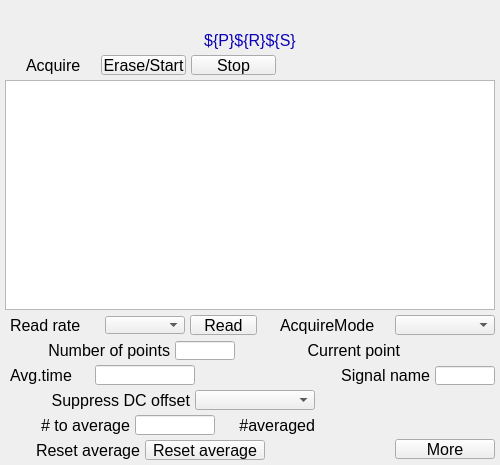
<?xml version="1.0" ?>
<ui version="4.0">
  <class>Dialog</class>
  <widget class="PyDMFrame" name="screen">
    <property name="geometry">
      <rect>
        <x>81</x>
        <y>135</y>
        <width>500</width>
        <height>465</height>
      </rect>
    </property>
    <property name="minimumSize">
      <size>
        <width>500</width>
        <height>465</height>
      </size>
    </property>
    <property name="styleSheet">
      <string notr="true">PyDMFrame#screen {
  color: rgb(0, 0, 0);
  background-color: rgb(187, 187, 187);
  }</string>
    </property>
    <property name="windowTitle">
      <string>NDFFTFreqSpectrumPlot</string>
    </property>
    <layout class="QGridLayout" name="gridLayout" columnstretch="5,5,16,64,5,1,4,1,4,25,5,5,5,25,5,10,1,4,1,4,5,15,10,10,22,8,5,6,4,2,18,15,5,62,8,5,5,5,25,5,60,5" rowstretch="5,20,5,20,5,1,18,1,5,230,5,1,18,1,5,1,18,1,5,1,18,1,5,20,5,1,18,1,4,1,19,1,5">
      <property name="leftMargin">
        <number>0</number>
      </property>
      <property name="topMargin">
        <number>0</number>
      </property>
      <property name="rightMargin">
        <number>0</number>
      </property>
      <property name="bottomMargin">
        <number>0</number>
      </property>
      <property name="horizontalSpacing">
        <number>0</number>
      </property>
      <property name="verticalSpacing">
        <number>0</number>
      </property>
      <item row="1" column="0" colspan="42">
        <widget class="PyDMLabel" name="text_update">
          <property name="geometry">
            <rect>
              <x>0</x>
              <y>5</y>
              <width>500</width>
              <height>20</height>
            </rect>
          </property>
          <property name="sizePolicy">
            <sizepolicy hsizetype="Ignored" vsizetype="Ignored">
              <horstretch>0</horstretch>
              <verstretch>0</verstretch>
            </sizepolicy>
          </property>
          <property name="toolTip">
            <string>PV: ${P}${R}Name</string>
          </property>
          <property name="channel" stdset="0">
            <string>ca://${P}${R}Name</string>
          </property>
          <property name="font">
            <font>
              <pointsize>12</pointsize>
            </font>
          </property>
          <property name="alignment">
            <set>Qt::AlignCenter</set>
          </property>
          <property name="textInteractionFlags">
            <set>Qt::TextSelectableByKeyboard|Qt::TextSelectableByMouse</set>
          </property>
          <property name="styleSheet">
            <string notr="true">PyDMLabel#text_update {
  color: rgb(10, 0, 184);
  background-color: rgb(187, 187, 187);
  }</string>
          </property>
        </widget>
      </item>
      <item row="3" column="0" colspan="42">
        <widget class="QLabel" name="text">
          <property name="geometry">
            <rect>
              <x>0</x>
              <y>30</y>
              <width>500</width>
              <height>20</height>
            </rect>
          </property>
          <property name="sizePolicy">
            <sizepolicy hsizetype="Ignored" vsizetype="Ignored">
              <horstretch>0</horstretch>
              <verstretch>0</verstretch>
            </sizepolicy>
          </property>
          <property name="text">
            <string>${P}${R}${S}</string>
          </property>
          <property name="font">
            <font>
              <pointsize>12</pointsize>
            </font>
          </property>
          <property name="brush" stdset="0">
            <brush brushstyle="SolidPattern">
              <color alpha="255">
                <red>10</red>
                <green>0</green>
                <blue>184</blue>
              </color>
            </brush>
          </property>
          <property name="toolTip">
            <string>text</string>
          </property>
          <property name="alignment">
            <set>Qt::AlignCenter</set>
          </property>
          <property name="styleSheet">
            <string notr="true">QLabel#text {
  color: rgb(10, 0, 184);
  }</string>
          </property>
        </widget>
      </item>
      <item row="9" column="1" colspan="40">
        <widget class="PyDMWaveformPlot" name="cartesian_plot">
          <property name="geometry">
            <rect>
              <x>5</x>
              <y>80</y>
              <width>490</width>
              <height>230</height>
            </rect>
          </property>
          <property name="sizePolicy">
            <sizepolicy hsizetype="Ignored" vsizetype="Ignored">
              <horstretch>0</horstretch>
              <verstretch>0</verstretch>
            </sizepolicy>
          </property>
          <property name="toolTip">
            <string>cartesian_plot</string>
          </property>
          <property name="title" stdset="0">
            <string>$(P)$(R)$(S)</string>
          </property>
          <property name="xLabels">
            <stringlist>
              <string>Frequency {Hz}</string>
            </stringlist>
          </property>
          <property name="yLabels">
            <stringlist>
              <string>${P}${R}${S}</string>
            </stringlist>
          </property>
          <property name="curves" stdset="0">
            <stringlist>
              <string>{&quot;name&quot;: &quot;curve 1&quot;, &quot;x_channel&quot;: &quot;ca://${P}${R}FFTFreqAxis&quot;, &quot;y_channel&quot;: &quot;ca://${P}${R}${S}&quot;, &quot;color&quot;: &quot;#4b6ec7&quot;, &quot;lineStyle&quot;: 1, &quot;lineWidth&quot;: 1, &quot;symbolSize&quot;: 10, &quot;redraw_mode&quot;: 2, &quot;block_size&quot;: 1200}</string>
            </stringlist>
          </property>
          <property name="autoRangeX" stdset="0">
            <bool>true</bool>
          </property>
          <property name="autoRangeY" stdset="0">
            <bool>true</bool>
          </property>
          <property name="axisColor" stdset="0">
            <color>
              <red>0</red>
              <green>0</green>
              <blue>0</blue>
            </color>
          </property>
          <property name="backgroundColor" stdset="0">
            <color>
              <red>218</red>
              <green>218</green>
              <blue>218</blue>
            </color>
          </property>
        </widget>
      </item>
      <item row="5" column="3" rowspan="3" colspan="3">
        <widget class="QLabel" name="text_1">
          <property name="geometry">
            <rect>
              <x>26</x>
              <y>55</y>
              <width>70</width>
              <height>20</height>
            </rect>
          </property>
          <property name="sizePolicy">
            <sizepolicy hsizetype="Ignored" vsizetype="Ignored">
              <horstretch>0</horstretch>
              <verstretch>0</verstretch>
            </sizepolicy>
          </property>
          <property name="text">
            <string>Acquire</string>
          </property>
          <property name="font">
            <font>
              <pointsize>12</pointsize>
            </font>
          </property>
          <property name="brush" stdset="0">
            <brush brushstyle="SolidPattern">
              <color alpha="255">
                <red>0</red>
                <green>0</green>
                <blue>0</blue>
              </color>
            </brush>
          </property>
          <property name="toolTip">
            <string>text_1</string>
          </property>
          <property name="alignment">
            <set>Qt::AlignLeading|Qt::AlignLeft|Qt::AlignVCenter</set>
          </property>
          <property name="styleSheet">
            <string notr="true">QLabel#text_1 {
  color: rgb(0, 0, 0);
  }</string>
          </property>
        </widget>
      </item>
      <item row="5" column="8" rowspan="3" colspan="9">
        <widget class="PyDMPushButton" name="message_button">
          <property name="geometry">
            <rect>
              <x>101</x>
              <y>55</y>
              <width>85</width>
              <height>20</height>
            </rect>
          </property>
          <property name="sizePolicy">
            <sizepolicy hsizetype="Ignored" vsizetype="Ignored">
              <horstretch>0</horstretch>
              <verstretch>0</verstretch>
            </sizepolicy>
          </property>
          <property name="text">
            <string>Erase/Start</string>
          </property>
          <property name="font">
            <font>
              <pointsize>12</pointsize>
            </font>
          </property>
          <property name="toolTip">
            <string>${P}${RTS}TSAcquire</string>
          </property>
          <property name="channel" stdset="0">
            <string>ca://${P}${RTS}TSAcquire</string>
          </property>
          <property name="pressValue" stdset="0">
            <string>1</string>
          </property>
          <property name="styleSheet">
            <string notr="true">PyDMPushButton#message_button {
  color: rgb(0, 0, 0);
  background-color: rgb(115, 223, 255);
  }</string>
          </property>
        </widget>
      </item>
      <item row="5" column="19" rowspan="3" colspan="9">
        <widget class="PyDMPushButton" name="message_button_1">
          <property name="geometry">
            <rect>
              <x>191</x>
              <y>55</y>
              <width>85</width>
              <height>20</height>
            </rect>
          </property>
          <property name="sizePolicy">
            <sizepolicy hsizetype="Ignored" vsizetype="Ignored">
              <horstretch>0</horstretch>
              <verstretch>0</verstretch>
            </sizepolicy>
          </property>
          <property name="text">
            <string>Stop</string>
          </property>
          <property name="font">
            <font>
              <pointsize>12</pointsize>
            </font>
          </property>
          <property name="toolTip">
            <string>${P}${RTS}TSAcquire</string>
          </property>
          <property name="channel" stdset="0">
            <string>ca://${P}${RTS}TSAcquire</string>
          </property>
          <property name="pressValue" stdset="0">
            <string>0</string>
          </property>
          <property name="styleSheet">
            <string notr="true">PyDMPushButton#message_button_1 {
  color: rgb(0, 0, 0);
  background-color: rgb(115, 223, 255);
  }</string>
          </property>
        </widget>
      </item>
      <item row="19" column="33" rowspan="3" colspan="6">
        <widget class="QLabel" name="text_2">
          <property name="geometry">
            <rect>
              <x>320</x>
              <y>365</y>
              <width>110</width>
              <height>20</height>
            </rect>
          </property>
          <property name="sizePolicy">
            <sizepolicy hsizetype="Ignored" vsizetype="Ignored">
              <horstretch>0</horstretch>
              <verstretch>0</verstretch>
            </sizepolicy>
          </property>
          <property name="text">
            <string>Signal name</string>
          </property>
          <property name="font">
            <font>
              <pointsize>12</pointsize>
            </font>
          </property>
          <property name="brush" stdset="0">
            <brush brushstyle="SolidPattern">
              <color alpha="255">
                <red>0</red>
                <green>0</green>
                <blue>0</blue>
              </color>
            </brush>
          </property>
          <property name="toolTip">
            <string>text_2</string>
          </property>
          <property name="alignment">
            <set>Qt::AlignRight|Qt::AlignTrailing|Qt::AlignVCenter</set>
          </property>
          <property name="styleSheet">
            <string notr="true">QLabel#text_2 {
  color: rgb(0, 0, 0);
  }</string>
          </property>
        </widget>
      </item>
      <item row="20" column="40" rowspan="2">
        <widget class="PyDMLineEdit" name="text_entry">
          <property name="geometry">
            <rect>
              <x>435</x>
              <y>366</y>
              <width>60</width>
              <height>19</height>
            </rect>
          </property>
          <property name="sizePolicy">
            <sizepolicy hsizetype="Ignored" vsizetype="Ignored">
              <horstretch>0</horstretch>
              <verstretch>0</verstretch>
            </sizepolicy>
          </property>
          <property name="channel" stdset="0">
            <string>ca://${P}${R}Name</string>
          </property>
          <property name="toolTip">
            <string>${P}${R}Name</string>
          </property>
          <property name="font">
            <font>
              <pointsize>11</pointsize>
            </font>
          </property>
          <property name="styleSheet">
            <string notr="true">PyDMLineEdit#text_entry {
  color: rgb(0, 0, 0);
  background-color: rgb(115, 223, 255);
  border: 1px solid black;
  margin: 0px;
  padding: 0px;
  spacing: 0px;
  }</string>
          </property>
        </widget>
      </item>
      <item row="19" column="2" rowspan="3" colspan="2">
        <widget class="QLabel" name="text_3">
          <property name="geometry">
            <rect>
              <x>10</x>
              <y>365</y>
              <width>80</width>
              <height>20</height>
            </rect>
          </property>
          <property name="sizePolicy">
            <sizepolicy hsizetype="Ignored" vsizetype="Ignored">
              <horstretch>0</horstretch>
              <verstretch>0</verstretch>
            </sizepolicy>
          </property>
          <property name="text">
            <string>Avg.time</string>
          </property>
          <property name="font">
            <font>
              <pointsize>12</pointsize>
            </font>
          </property>
          <property name="brush" stdset="0">
            <brush brushstyle="SolidPattern">
              <color alpha="255">
                <red>0</red>
                <green>0</green>
                <blue>0</blue>
              </color>
            </brush>
          </property>
          <property name="toolTip">
            <string>text_3</string>
          </property>
          <property name="alignment">
            <set>Qt::AlignLeading|Qt::AlignLeft|Qt::AlignVCenter</set>
          </property>
          <property name="styleSheet">
            <string notr="true">QLabel#text_3 {
  color: rgb(0, 0, 0);
  }</string>
          </property>
        </widget>
      </item>
      <item row="19" column="5" rowspan="3" colspan="15">
        <widget class="PyDMLineEdit" name="text_entry_1">
          <property name="geometry">
            <rect>
              <x>95</x>
              <y>365</y>
              <width>100</width>
              <height>20</height>
            </rect>
          </property>
          <property name="sizePolicy">
            <sizepolicy hsizetype="Ignored" vsizetype="Ignored">
              <horstretch>0</horstretch>
              <verstretch>0</verstretch>
            </sizepolicy>
          </property>
          <property name="channel" stdset="0">
            <string>ca://${P}${RTS}TSAveragingTime</string>
          </property>
          <property name="toolTip">
            <string>${P}${RTS}TSAveragingTime</string>
          </property>
          <property name="font">
            <font>
              <pointsize>12</pointsize>
            </font>
          </property>
          <property name="styleSheet">
            <string notr="true">PyDMLineEdit#text_entry_1 {
  color: rgb(0, 0, 0);
  background-color: rgb(115, 223, 255);
  border: 1px solid black;
  margin: 0px;
  padding: 0px;
  spacing: 0px;
  }</string>
          </property>
        </widget>
      </item>
      <item row="20" column="21" colspan="10">
        <widget class="PyDMLabel" name="text_update_1">
          <property name="geometry">
            <rect>
              <x>200</x>
              <y>366</y>
              <width>100</width>
              <height>18</height>
            </rect>
          </property>
          <property name="sizePolicy">
            <sizepolicy hsizetype="Ignored" vsizetype="Ignored">
              <horstretch>0</horstretch>
              <verstretch>0</verstretch>
            </sizepolicy>
          </property>
          <property name="toolTip">
            <string>PV: ${P}${RTS}TSAveragingTime_RBV</string>
          </property>
          <property name="channel" stdset="0">
            <string>ca://${P}${RTS}TSAveragingTime_RBV</string>
          </property>
          <property name="font">
            <font>
              <pointsize>10</pointsize>
            </font>
          </property>
          <property name="alignment">
            <set>Qt::AlignLeading|Qt::AlignLeft|Qt::AlignVCenter</set>
          </property>
          <property name="textInteractionFlags">
            <set>Qt::TextSelectableByKeyboard|Qt::TextSelectableByMouse</set>
          </property>
          <property name="styleSheet">
            <string notr="true">PyDMLabel#text_update_1 {
  color: rgb(10, 0, 184);
  background-color: rgb(187, 187, 187);
  }</string>
          </property>
        </widget>
      </item>
      <item row="11" column="36" rowspan="3" colspan="5">
        <widget class="PyDMEnumComboBox" name="menu">
          <property name="geometry">
            <rect>
              <x>395</x>
              <y>315</y>
              <width>100</width>
              <height>20</height>
            </rect>
          </property>
          <property name="sizePolicy">
            <sizepolicy hsizetype="Ignored" vsizetype="Ignored">
              <horstretch>0</horstretch>
              <verstretch>0</verstretch>
            </sizepolicy>
          </property>
          <property name="toolTip">
            <string>${P}${RTS}TSAcquireMode</string>
          </property>
          <property name="channel" stdset="0">
            <string>ca://${P}${RTS}TSAcquireMode</string>
          </property>
          <property name="font">
            <font>
              <pointsize>12</pointsize>
            </font>
          </property>
          <property name="styleSheet">
            <string notr="true">PyDMEnumComboBox#menu {
  color: rgb(0, 0, 0);
  background-color: rgb(115, 223, 255);
  }</string>
          </property>
        </widget>
      </item>
      <item row="11" column="29" rowspan="3" colspan="6">
        <widget class="QLabel" name="text_4">
          <property name="geometry">
            <rect>
              <x>280</x>
              <y>315</y>
              <width>110</width>
              <height>20</height>
            </rect>
          </property>
          <property name="sizePolicy">
            <sizepolicy hsizetype="Ignored" vsizetype="Ignored">
              <horstretch>0</horstretch>
              <verstretch>0</verstretch>
            </sizepolicy>
          </property>
          <property name="text">
            <string>AcquireMode</string>
          </property>
          <property name="font">
            <font>
              <pointsize>12</pointsize>
            </font>
          </property>
          <property name="brush" stdset="0">
            <brush brushstyle="SolidPattern">
              <color alpha="255">
                <red>0</red>
                <green>0</green>
                <blue>0</blue>
              </color>
            </brush>
          </property>
          <property name="toolTip">
            <string>text_4</string>
          </property>
          <property name="alignment">
            <set>Qt::AlignLeading|Qt::AlignLeft|Qt::AlignVCenter</set>
          </property>
          <property name="styleSheet">
            <string notr="true">QLabel#text_4 {
  color: rgb(0, 0, 0);
  }</string>
          </property>
        </widget>
      </item>
      <item row="11" column="18" rowspan="3" colspan="7">
        <widget class="PyDMPushButton" name="message_button_2">
          <property name="geometry">
            <rect>
              <x>190</x>
              <y>315</y>
              <width>67</width>
              <height>20</height>
            </rect>
          </property>
          <property name="sizePolicy">
            <sizepolicy hsizetype="Ignored" vsizetype="Ignored">
              <horstretch>0</horstretch>
              <verstretch>0</verstretch>
            </sizepolicy>
          </property>
          <property name="text">
            <string>Read</string>
          </property>
          <property name="font">
            <font>
              <pointsize>12</pointsize>
            </font>
          </property>
          <property name="toolTip">
            <string>${P}${RTS}TSRead</string>
          </property>
          <property name="channel" stdset="0">
            <string>ca://${P}${RTS}TSRead</string>
          </property>
          <property name="pressValue" stdset="0">
            <string>1</string>
          </property>
          <property name="styleSheet">
            <string notr="true">PyDMPushButton#message_button_2 {
  color: rgb(0, 0, 0);
  background-color: rgb(115, 223, 255);
  }</string>
          </property>
        </widget>
      </item>
      <item row="12" column="9" colspan="7">
        <widget class="PyDMEnumComboBox" name="menu_1">
          <property name="geometry">
            <rect>
              <x>105</x>
              <y>316</y>
              <width>80</width>
              <height>18</height>
            </rect>
          </property>
          <property name="sizePolicy">
            <sizepolicy hsizetype="Ignored" vsizetype="Ignored">
              <horstretch>0</horstretch>
              <verstretch>0</verstretch>
            </sizepolicy>
          </property>
          <property name="toolTip">
            <string>${P}${RTS}TSRead.SCAN</string>
          </property>
          <property name="channel" stdset="0">
            <string>ca://${P}${RTS}TSRead.SCAN</string>
          </property>
          <property name="font">
            <font>
              <pointsize>10</pointsize>
            </font>
          </property>
          <property name="styleSheet">
            <string notr="true">PyDMEnumComboBox#menu_1 {
  color: rgb(0, 0, 0);
  background-color: rgb(115, 223, 255);
  }</string>
          </property>
        </widget>
      </item>
      <item row="11" column="2" rowspan="3" colspan="5">
        <widget class="QLabel" name="text_5">
          <property name="geometry">
            <rect>
              <x>10</x>
              <y>315</y>
              <width>90</width>
              <height>20</height>
            </rect>
          </property>
          <property name="sizePolicy">
            <sizepolicy hsizetype="Ignored" vsizetype="Ignored">
              <horstretch>0</horstretch>
              <verstretch>0</verstretch>
            </sizepolicy>
          </property>
          <property name="text">
            <string>Read rate</string>
          </property>
          <property name="font">
            <font>
              <pointsize>12</pointsize>
            </font>
          </property>
          <property name="brush" stdset="0">
            <brush brushstyle="SolidPattern">
              <color alpha="255">
                <red>0</red>
                <green>0</green>
                <blue>0</blue>
              </color>
            </brush>
          </property>
          <property name="toolTip">
            <string>text_5</string>
          </property>
          <property name="alignment">
            <set>Qt::AlignLeading|Qt::AlignLeft|Qt::AlignVCenter</set>
          </property>
          <property name="styleSheet">
            <string notr="true">QLabel#text_5 {
  color: rgb(0, 0, 0);
  }</string>
          </property>
        </widget>
      </item>
      <item row="15" column="2" rowspan="3" colspan="12">
        <widget class="QLabel" name="text_6">
          <property name="geometry">
            <rect>
              <x>10</x>
              <y>340</y>
              <width>160</width>
              <height>20</height>
            </rect>
          </property>
          <property name="sizePolicy">
            <sizepolicy hsizetype="Ignored" vsizetype="Ignored">
              <horstretch>0</horstretch>
              <verstretch>0</verstretch>
            </sizepolicy>
          </property>
          <property name="text">
            <string>Number of points</string>
          </property>
          <property name="font">
            <font>
              <pointsize>12</pointsize>
            </font>
          </property>
          <property name="brush" stdset="0">
            <brush brushstyle="SolidPattern">
              <color alpha="255">
                <red>0</red>
                <green>0</green>
                <blue>0</blue>
              </color>
            </brush>
          </property>
          <property name="toolTip">
            <string>text_6</string>
          </property>
          <property name="alignment">
            <set>Qt::AlignRight|Qt::AlignTrailing|Qt::AlignVCenter</set>
          </property>
          <property name="styleSheet">
            <string notr="true">QLabel#text_6 {
  color: rgb(0, 0, 0);
  }</string>
          </property>
        </widget>
      </item>
      <item row="16" column="15" rowspan="2" colspan="9">
        <widget class="PyDMLineEdit" name="text_entry_2">
          <property name="geometry">
            <rect>
              <x>175</x>
              <y>341</y>
              <width>60</width>
              <height>19</height>
            </rect>
          </property>
          <property name="sizePolicy">
            <sizepolicy hsizetype="Ignored" vsizetype="Ignored">
              <horstretch>0</horstretch>
              <verstretch>0</verstretch>
            </sizepolicy>
          </property>
          <property name="channel" stdset="0">
            <string>ca://${P}${RTS}TSNumPoints</string>
          </property>
          <property name="toolTip">
            <string>${P}${RTS}TSNumPoints</string>
          </property>
          <property name="font">
            <font>
              <pointsize>11</pointsize>
            </font>
          </property>
          <property name="styleSheet">
            <string notr="true">PyDMLineEdit#text_entry_2 {
  color: rgb(0, 0, 0);
  background-color: rgb(115, 223, 255);
  border: 1px solid black;
  margin: 0px;
  padding: 0px;
  spacing: 0px;
  }</string>
          </property>
        </widget>
      </item>
      <item row="15" column="27" rowspan="3" colspan="10">
        <widget class="QLabel" name="text_7">
          <property name="geometry">
            <rect>
              <x>270</x>
              <y>340</y>
              <width>130</width>
              <height>20</height>
            </rect>
          </property>
          <property name="sizePolicy">
            <sizepolicy hsizetype="Ignored" vsizetype="Ignored">
              <horstretch>0</horstretch>
              <verstretch>0</verstretch>
            </sizepolicy>
          </property>
          <property name="text">
            <string>Current point</string>
          </property>
          <property name="font">
            <font>
              <pointsize>12</pointsize>
            </font>
          </property>
          <property name="brush" stdset="0">
            <brush brushstyle="SolidPattern">
              <color alpha="255">
                <red>0</red>
                <green>0</green>
                <blue>0</blue>
              </color>
            </brush>
          </property>
          <property name="toolTip">
            <string>text_7</string>
          </property>
          <property name="alignment">
            <set>Qt::AlignRight|Qt::AlignTrailing|Qt::AlignVCenter</set>
          </property>
          <property name="styleSheet">
            <string notr="true">QLabel#text_7 {
  color: rgb(0, 0, 0);
  }</string>
          </property>
        </widget>
      </item>
      <item row="16" column="38" colspan="3">
        <widget class="PyDMLabel" name="text_update_2">
          <property name="geometry">
            <rect>
              <x>405</x>
              <y>341</y>
              <width>90</width>
              <height>18</height>
            </rect>
          </property>
          <property name="sizePolicy">
            <sizepolicy hsizetype="Ignored" vsizetype="Ignored">
              <horstretch>0</horstretch>
              <verstretch>0</verstretch>
            </sizepolicy>
          </property>
          <property name="toolTip">
            <string>PV: ${P}${RTS}TSCurrentPoint</string>
          </property>
          <property name="channel" stdset="0">
            <string>ca://${P}${RTS}TSCurrentPoint</string>
          </property>
          <property name="font">
            <font>
              <pointsize>10</pointsize>
            </font>
          </property>
          <property name="alignment">
            <set>Qt::AlignLeading|Qt::AlignLeft|Qt::AlignVCenter</set>
          </property>
          <property name="textInteractionFlags">
            <set>Qt::TextSelectableByKeyboard|Qt::TextSelectableByMouse</set>
          </property>
          <property name="styleSheet">
            <string notr="true">PyDMLabel#text_update_2 {
  color: rgb(10, 0, 184);
  background-color: rgb(187, 187, 187);
  }</string>
          </property>
        </widget>
      </item>
      <item row="6" column="30" colspan="4">
        <widget class="PyDMLabel" name="text_update_3">
          <property name="geometry">
            <rect>
              <x>282</x>
              <y>56</y>
              <width>100</width>
              <height>18</height>
            </rect>
          </property>
          <property name="sizePolicy">
            <sizepolicy hsizetype="Ignored" vsizetype="Ignored">
              <horstretch>0</horstretch>
              <verstretch>0</verstretch>
            </sizepolicy>
          </property>
          <property name="toolTip">
            <string>PV: ${P}${RTS}TSAcquiring</string>
          </property>
          <property name="channel" stdset="0">
            <string>ca://${P}${RTS}TSAcquiring</string>
          </property>
          <property name="displayFormat" stdset="0">
            <enum>PyDMLabel::String</enum>
          </property>
          <property name="font">
            <font>
              <pointsize>10</pointsize>
            </font>
          </property>
          <property name="alignment">
            <set>Qt::AlignLeading|Qt::AlignLeft|Qt::AlignVCenter</set>
          </property>
          <property name="textInteractionFlags">
            <set>Qt::TextSelectableByKeyboard|Qt::TextSelectableByMouse</set>
          </property>
          <property name="styleSheet">
            <string notr="true">PyDMLabel#text_update_3 {
  color: rgb(10, 0, 184);
  background-color: rgb(70, 70, 70);
  }</string>
          </property>
        </widget>
      </item>
      <item row="23" column="2" colspan="16">
        <widget class="QLabel" name="text_8">
          <property name="geometry">
            <rect>
              <x>10</x>
              <y>390</y>
              <width>180</width>
              <height>20</height>
            </rect>
          </property>
          <property name="sizePolicy">
            <sizepolicy hsizetype="Ignored" vsizetype="Ignored">
              <horstretch>0</horstretch>
              <verstretch>0</verstretch>
            </sizepolicy>
          </property>
          <property name="text">
            <string>Suppress DC offset</string>
          </property>
          <property name="font">
            <font>
              <pointsize>12</pointsize>
            </font>
          </property>
          <property name="brush" stdset="0">
            <brush brushstyle="SolidPattern">
              <color alpha="255">
                <red>0</red>
                <green>0</green>
                <blue>0</blue>
              </color>
            </brush>
          </property>
          <property name="toolTip">
            <string>text_8</string>
          </property>
          <property name="alignment">
            <set>Qt::AlignRight|Qt::AlignTrailing|Qt::AlignVCenter</set>
          </property>
          <property name="styleSheet">
            <string notr="true">QLabel#text_8 {
  color: rgb(0, 0, 0);
  }</string>
          </property>
        </widget>
      </item>
      <item row="23" column="20" colspan="12">
        <widget class="PyDMEnumComboBox" name="menu_2">
          <property name="geometry">
            <rect>
              <x>195</x>
              <y>390</y>
              <width>120</width>
              <height>20</height>
            </rect>
          </property>
          <property name="sizePolicy">
            <sizepolicy hsizetype="Ignored" vsizetype="Ignored">
              <horstretch>0</horstretch>
              <verstretch>0</verstretch>
            </sizepolicy>
          </property>
          <property name="toolTip">
            <string>${P}${R}FFTSuppressDC</string>
          </property>
          <property name="channel" stdset="0">
            <string>ca://${P}${R}FFTSuppressDC</string>
          </property>
          <property name="font">
            <font>
              <pointsize>12</pointsize>
            </font>
          </property>
          <property name="styleSheet">
            <string notr="true">PyDMEnumComboBox#menu_2 {
  color: rgb(0, 0, 0);
  background-color: rgb(115, 223, 255);
  }</string>
          </property>
        </widget>
      </item>
      <item row="29" column="36" rowspan="2" colspan="5">
        <widget class="PyDMRelatedDisplayButton" name="related_display">
          <property name="geometry">
            <rect>
              <x>395</x>
              <y>439</y>
              <width>100</width>
              <height>20</height>
            </rect>
          </property>
          <property name="sizePolicy">
            <sizepolicy hsizetype="Ignored" vsizetype="Ignored">
              <horstretch>0</horstretch>
              <verstretch>0</verstretch>
            </sizepolicy>
          </property>
          <property name="toolTip">
            <string>More</string>
          </property>
          <property name="text">
            <string>More</string>
          </property>
          <property name="showIcon" stdset="0">
            <bool>true</bool>
          </property>
          <property name="font">
            <font>
              <pointsize>12</pointsize>
            </font>
          </property>
          <property name="styleSheet">
            <string notr="true">PyDMRelatedDisplayButton#related_display {
  color: rgb(0, 0, 0);
  background-color: rgb(115, 223, 255);
  }</string>
          </property>
          <property name="titles" stdset="0">
            <stringlist>
              <string>Time series plugin</string>
              <string>FFT plugin</string>
            </stringlist>
          </property>
          <property name="filenames" stdset="0">
            <stringlist>
              <string>NDPluginTimeSeries.ui</string>
              <string>NDFFT.ui</string>
            </stringlist>
          </property>
          <property name="macros" stdset="0">
            <stringlist>
              <string>P=${P},R=${RTS}</string>
              <string>P=${P},R=${R}</string>
            </stringlist>
          </property>
          <property name="openInNewWindow" stdset="0">
            <bool>true</bool>
          </property>
        </widget>
      </item>
      <item row="25" column="2" rowspan="3" colspan="8">
        <widget class="QLabel" name="text_9">
          <property name="geometry">
            <rect>
              <x>10</x>
              <y>415</y>
              <width>120</width>
              <height>20</height>
            </rect>
          </property>
          <property name="sizePolicy">
            <sizepolicy hsizetype="Ignored" vsizetype="Ignored">
              <horstretch>0</horstretch>
              <verstretch>0</verstretch>
            </sizepolicy>
          </property>
          <property name="text">
            <string># to average</string>
          </property>
          <property name="font">
            <font>
              <pointsize>12</pointsize>
            </font>
          </property>
          <property name="brush" stdset="0">
            <brush brushstyle="SolidPattern">
              <color alpha="255">
                <red>0</red>
                <green>0</green>
                <blue>0</blue>
              </color>
            </brush>
          </property>
          <property name="toolTip">
            <string>text_9</string>
          </property>
          <property name="alignment">
            <set>Qt::AlignRight|Qt::AlignTrailing|Qt::AlignVCenter</set>
          </property>
          <property name="styleSheet">
            <string notr="true">QLabel#text_9 {
  color: rgb(0, 0, 0);
  }</string>
          </property>
        </widget>
      </item>
      <item row="25" column="11" rowspan="3" colspan="11">
        <widget class="PyDMLineEdit" name="text_entry_3">
          <property name="geometry">
            <rect>
              <x>135</x>
              <y>415</y>
              <width>80</width>
              <height>20</height>
            </rect>
          </property>
          <property name="sizePolicy">
            <sizepolicy hsizetype="Ignored" vsizetype="Ignored">
              <horstretch>0</horstretch>
              <verstretch>0</verstretch>
            </sizepolicy>
          </property>
          <property name="channel" stdset="0">
            <string>ca://${P}${R}FFTNumAverage</string>
          </property>
          <property name="toolTip">
            <string>${P}${R}FFTNumAverage</string>
          </property>
          <property name="font">
            <font>
              <pointsize>12</pointsize>
            </font>
          </property>
          <property name="styleSheet">
            <string notr="true">PyDMLineEdit#text_entry_3 {
  color: rgb(0, 0, 0);
  background-color: rgb(115, 223, 255);
  border: 1px solid black;
  margin: 0px;
  padding: 0px;
  spacing: 0px;
  }</string>
          </property>
        </widget>
      </item>
      <item row="30" column="13" rowspan="2" colspan="13">
        <widget class="PyDMPushButton" name="message_button_3">
          <property name="geometry">
            <rect>
              <x>145</x>
              <y>440</y>
              <width>120</width>
              <height>20</height>
            </rect>
          </property>
          <property name="sizePolicy">
            <sizepolicy hsizetype="Ignored" vsizetype="Ignored">
              <horstretch>0</horstretch>
              <verstretch>0</verstretch>
            </sizepolicy>
          </property>
          <property name="text">
            <string>Reset average</string>
          </property>
          <property name="font">
            <font>
              <pointsize>12</pointsize>
            </font>
          </property>
          <property name="toolTip">
            <string>${P}${R}FFTResetAverage</string>
          </property>
          <property name="channel" stdset="0">
            <string>ca://${P}${R}FFTResetAverage</string>
          </property>
          <property name="pressValue" stdset="0">
            <string>1</string>
          </property>
          <property name="styleSheet">
            <string notr="true">PyDMPushButton#message_button_3 {
  color: rgb(0, 0, 0);
  background-color: rgb(115, 223, 255);
  }</string>
          </property>
        </widget>
      </item>
      <item row="30" column="2" rowspan="2" colspan="10">
        <widget class="QLabel" name="text_10">
          <property name="geometry">
            <rect>
              <x>10</x>
              <y>440</y>
              <width>130</width>
              <height>20</height>
            </rect>
          </property>
          <property name="sizePolicy">
            <sizepolicy hsizetype="Ignored" vsizetype="Ignored">
              <horstretch>0</horstretch>
              <verstretch>0</verstretch>
            </sizepolicy>
          </property>
          <property name="text">
            <string>Reset average</string>
          </property>
          <property name="font">
            <font>
              <pointsize>12</pointsize>
            </font>
          </property>
          <property name="brush" stdset="0">
            <brush brushstyle="SolidPattern">
              <color alpha="255">
                <red>0</red>
                <green>0</green>
                <blue>0</blue>
              </color>
            </brush>
          </property>
          <property name="toolTip">
            <string>text_10</string>
          </property>
          <property name="alignment">
            <set>Qt::AlignRight|Qt::AlignTrailing|Qt::AlignVCenter</set>
          </property>
          <property name="styleSheet">
            <string notr="true">QLabel#text_10 {
  color: rgb(0, 0, 0);
  }</string>
          </property>
        </widget>
      </item>
      <item row="26" column="33" colspan="4">
        <widget class="PyDMLabel" name="text_update_4">
          <property name="geometry">
            <rect>
              <x>320</x>
              <y>416</y>
              <width>80</width>
              <height>18</height>
            </rect>
          </property>
          <property name="sizePolicy">
            <sizepolicy hsizetype="Ignored" vsizetype="Ignored">
              <horstretch>0</horstretch>
              <verstretch>0</verstretch>
            </sizepolicy>
          </property>
          <property name="toolTip">
            <string>PV: ${P}${R}FFTNumAveraged</string>
          </property>
          <property name="channel" stdset="0">
            <string>ca://${P}${R}FFTNumAveraged</string>
          </property>
          <property name="font">
            <font>
              <pointsize>10</pointsize>
            </font>
          </property>
          <property name="alignment">
            <set>Qt::AlignLeading|Qt::AlignLeft|Qt::AlignVCenter</set>
          </property>
          <property name="textInteractionFlags">
            <set>Qt::TextSelectableByKeyboard|Qt::TextSelectableByMouse</set>
          </property>
          <property name="styleSheet">
            <string notr="true">PyDMLabel#text_update_4 {
  color: rgb(10, 0, 184);
  background-color: rgb(187, 187, 187);
  }</string>
          </property>
        </widget>
      </item>
      <item row="25" column="23" rowspan="3" colspan="9">
        <widget class="QLabel" name="text_11">
          <property name="geometry">
            <rect>
              <x>225</x>
              <y>415</y>
              <width>90</width>
              <height>20</height>
            </rect>
          </property>
          <property name="sizePolicy">
            <sizepolicy hsizetype="Ignored" vsizetype="Ignored">
              <horstretch>0</horstretch>
              <verstretch>0</verstretch>
            </sizepolicy>
          </property>
          <property name="text">
            <string>#averaged</string>
          </property>
          <property name="font">
            <font>
              <pointsize>12</pointsize>
            </font>
          </property>
          <property name="brush" stdset="0">
            <brush brushstyle="SolidPattern">
              <color alpha="255">
                <red>0</red>
                <green>0</green>
                <blue>0</blue>
              </color>
            </brush>
          </property>
          <property name="toolTip">
            <string>text_11</string>
          </property>
          <property name="alignment">
            <set>Qt::AlignRight|Qt::AlignTrailing|Qt::AlignVCenter</set>
          </property>
          <property name="styleSheet">
            <string notr="true">QLabel#text_11 {
  color: rgb(0, 0, 0);
  }</string>
          </property>
        </widget>
      </item>
    </layout>
    <zorder>text_update</zorder>
    <zorder>text</zorder>
    <zorder>cartesian_plot</zorder>
    <zorder>text_1</zorder>
    <zorder>message_button</zorder>
    <zorder>message_button_1</zorder>
    <zorder>text_2</zorder>
    <zorder>text_entry</zorder>
    <zorder>text_3</zorder>
    <zorder>text_entry_1</zorder>
    <zorder>text_update_1</zorder>
    <zorder>menu</zorder>
    <zorder>text_4</zorder>
    <zorder>message_button_2</zorder>
    <zorder>menu_1</zorder>
    <zorder>text_5</zorder>
    <zorder>text_6</zorder>
    <zorder>text_entry_2</zorder>
    <zorder>text_7</zorder>
    <zorder>text_update_2</zorder>
    <zorder>text_update_3</zorder>
    <zorder>text_8</zorder>
    <zorder>menu_2</zorder>
    <zorder>related_display</zorder>
    <zorder>text_9</zorder>
    <zorder>text_entry_3</zorder>
    <zorder>message_button_3</zorder>
    <zorder>text_10</zorder>
    <zorder>text_update_4</zorder>
    <zorder>text_11</zorder>
  </widget>
  <customwidgets>
    <customwidget>
      <class>PyDMLabel</class>
      <extends>QLabel</extends>
      <header>pydm.widgets.label</header>
    </customwidget>
    <customwidget>
      <class>PyDMWaveformPlot</class>
      <extends>QGraphicsView</extends>
      <header>pydm.widgets.waveformplot</header>
    </customwidget>
    <customwidget>
      <class>PyDMPushButton</class>
      <extends>QPushButton</extends>
      <header>pydm.widgets.pushbutton</header>
    </customwidget>
    <customwidget>
      <class>PyDMLineEdit</class>
      <extends>QLineEdit</extends>
      <header>pydm.widgets.line_edit</header>
    </customwidget>
    <customwidget>
      <class>PyDMEnumComboBox</class>
      <extends>QComboBox</extends>
      <header>pydm.widgets.enum_combo_box</header>
    </customwidget>
    <customwidget>
      <class>PyDMRelatedDisplayButton</class>
      <extends>QPushButton</extends>
      <header>pydm.widgets.related_display_button</header>
    </customwidget>
    <customwidget>
      <class>PyDMFrame</class>
      <extends>QFrame</extends>
      <header>pydm.widgets.frame</header>
    </customwidget>
  </customwidgets>
</ui>
